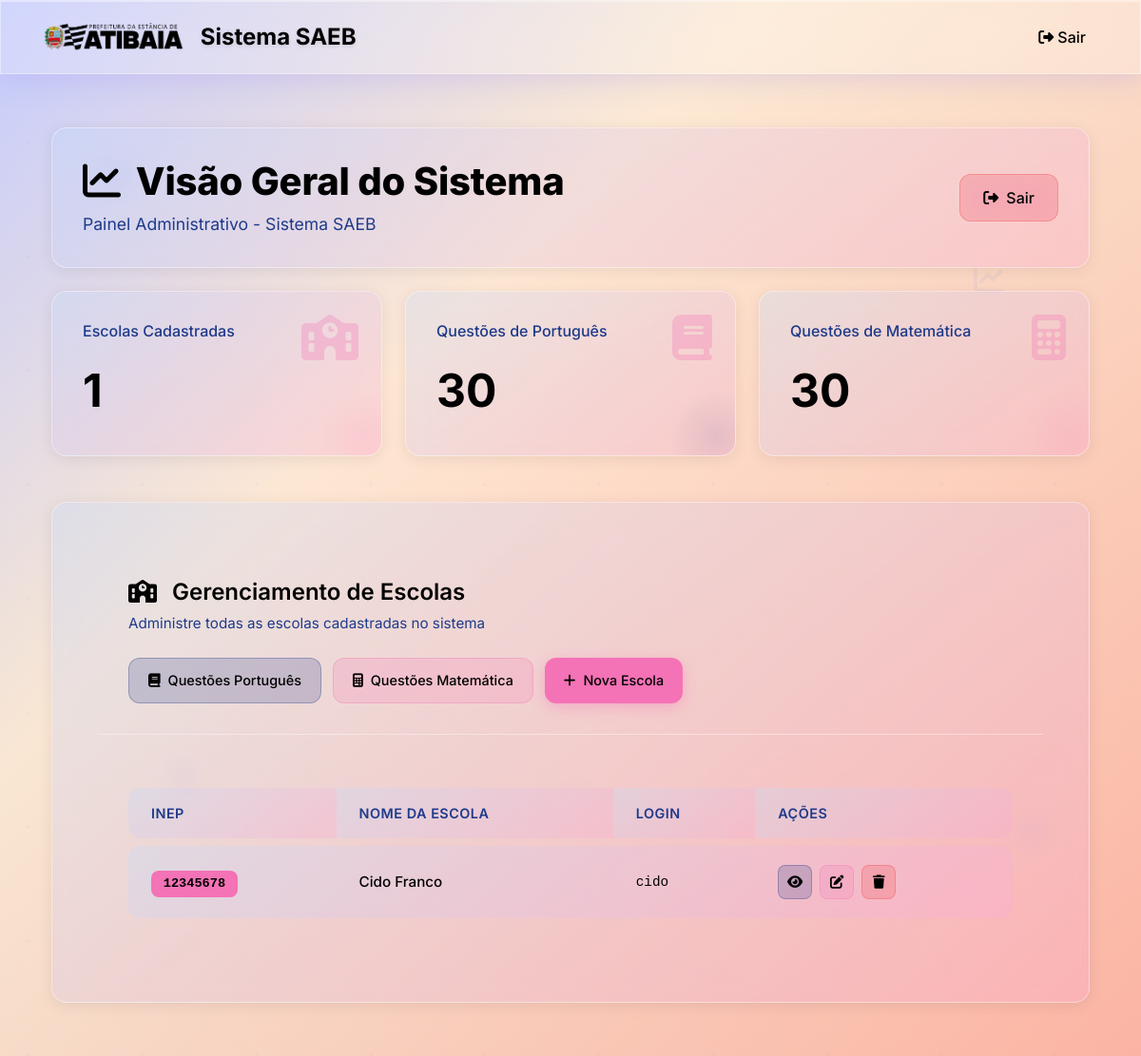
The page /admin/dashboard (signed in) on the database its author committed.
### main.py (models this page shows)
class School(Base):
    __tablename__ = "schools"
    id = Column(Integer, primary_key=True, index=True)
    inep_code = Column(String(8), unique=True, index=True)
    name = Column(String(100))
    address = Column(String(50))
    neighborhood = Column(String(50))
    cep = Column(String(8))
    phone = Column(String(20))
    principal = Column(String(50))
    email = Column(String(50))
    login = Column(String(20), unique=True)
    password_hash = Column(String(255))
    config = relationship("SimulationConfig", back_populates="school", uselist=False, cascade="all, delete-orphan")

### main.py (the view)
@app.get("/admin/dashboard", response_class=HTMLResponse, dependencies=[Depends(require_superuser)])
async def admin_dashboard(request: Request, db: Session = Depends(get_db)):
    schools = db.query(School).order_by(School.name).all()
    questions_count = { "portugues": db.query(Question).filter_by(subject="portugues").count(), "matematica": db.query(Question).filter_by(subject="matematica").count() }
    return templates.TemplateResponse("admin_dashboard.html", {"request": request, "schools": schools, "questions_count": questions_count, "title": "Dashboard Admin"})

### templates/admin_dashboard.html (shortened to what this page needs)
{% extends "base.html" %}
{% block content %}
<div class="container">
    <div class="content-card admin-header mb-4">
        <div class="d-flex justify-content-between flex-wrap flex-md-nowrap align-items-center">
            <div class="header-title">
                <h1 class="dashboard-title"><i class="fas fa-chart-line me-3"></i>Visão Geral do Sistema</h1>
                <p class="dashboard-subtitle text-secondary">Painel Administrativo - Sistema SAEB</p>
            </div>
            <a href="/logout" class="logout-btn"><i class="fas fa-sign-out-alt me-2"></i>Sair</a>
        </div>
    </div>
    <div class="row g-4 mb-5">
        <div class="col-md-4">
            <div class="stat-card schools-stat">
                <div class="stat-icon"><i class="fas fa-school"></i></div>
                <div class="stat-content">
                    <h5 class="stat-title text-secondary">Escolas Cadastradas</h5>
                    <p class="stat-number">{{ schools|length }}</p>
                </div>
                <div class="stat-decoration"></div>
            </div>
        </div>
        <div class="col-md-4">
            <div class="stat-card portuguese-stat">
                <div class="stat-icon"><i class="fas fa-book"></i></div>
                <div class="stat-content">
                    <h5 class="stat-title text-secondary">Questões de Português</h5>
                    <p class="stat-number">{{ questions_count.portugues }}</p>
                </div>
                <div class="stat-decoration"></div>
            </div>
        </div>
        <div class="col-md-4">
            <div class="stat-card math-stat">
                <div class="stat-icon"><i class="fas fa-calculator"></i></div>
                <div class="stat-content">
                    <h5 class="stat-title text-secondary">Questões de Matemática</h5>
                    <p class="stat-number">{{ questions_count.matematica }}</p>
                </div>
                <div class="stat-decoration"></div>
            </div>
        </div>
    </div>
    <div class="content-card schools-management">
        <div class="card-header-custom">
            <div class="header-left">
                <h4 class="section-title"><i class="fas fa-school me-3"></i>Gerenciamento de Escolas</h4>
                <p class="section-subtitle text-secondary">Administre todas as escolas cadastradas no sistema</p>
            </div>
            <div class="header-actions">
                <a href="/admin/questions?subject=portugues" class="action-btn portuguese-btn"><i class="fas fa-book me-2"></i>Questões Português</a>
                <a href="/admin/questions?subject=matematica" class="action-btn math-btn"><i class="fas fa-calculator me-2"></i>Questões Matemática</a>
                <button class="action-btn primary-btn" data-bs-toggle="modal" data-bs-target="#addSchoolModal"><i class="fas fa-plus me-2"></i>Nova Escola</button>
            </div>
        </div>
        <div class="table-container">
            <div class="table-responsive">
                <table class="custom-table">
                    <thead>
                        <tr>
                            <th>INEP</th>
                            <th>Nome da Escola</th>
                            <th>Login</th>
                            <th>Ações</th>
                        </tr>
                    </thead>
                    <tbody>
                        {% for school in schools %}
                        <tr class="table-row">
                            <td class="inep-cell"><span class="inep-code">{{ school.inep_code }}</span></td>
                            <td class="school-name-cell">{{ school.name }}</td>
                            <td class="login-cell">{{ school.login }}</td>
                            <td class="actions-cell">
                                <div class="action-buttons">
                                    <button class="btn-action btn-view view-school-btn" data-bs-toggle="modal" data-bs-target="#viewSchoolModal" data-name="{{ school.name }}" data-inep="{{ school.inep_code }}" data-address="{{ school.address }}" data-neighborhood="{{ school.neighborhood }}" data-cep="{{ school.cep }}" data-phone="{{ school.phone }}" data-principal="{{ school.principal }}" data-email="{{ school.email }}" title="Visualizar"><i class="fas fa-eye"></i></button>
                                    <a href="/admin/school/form/{{ school.id }}" class="btn-action btn-edit" title="Alterar"><i class="fas fa-edit"></i></a>
                                    <button class="btn-action btn-delete delete-btn" data-bs-toggle="modal" data-bs-target="#deleteConfirmModal" data-school-id="{{ school.id }}" data-school-name="{{ school.name }}" title="Excluir"><i class="fas fa-trash"></i></button>
                                </div>
                            </td>
                        </tr>
                        {% endfor %}
                    </tbody>
                </table>
            </div>
        </div>
    </div>
</div>
{% endblock %}

### templates/base.html (style rules this page uses)
:root { --primary-color: #667eea; --secondary-color: #764ba2; --accent-color: #f093fb; --light-accent: #c3cffe; --glass-bg: rgba(255, 255, 255, 0.15); --glass-border: rgba(255, 255, 255, 0.3); --text-primary: #2d3748; --text-secondary: #4a5568; --text-light: rgba(45, 55, 72, 0.8); }
* { margin: 0; padding: 0; box-sizing: border-box; }
body { background: linear-gradient(135deg, var(--light-accent) 0%, #ffecd2 35%, #fcb69f 100%); background-attachment: fixed; font-family: 'Inter', sans-serif; min-height: 100vh; position: relative; overflow-x: hidden; color: var(--text-primary); }
body::after { content: ''; position: fixed; top: 0; left: 0; width: 100%; height: 100%; background: linear-gradient(45deg, rgba(102, 126, 234, 0.05) 0%, rgba(240, 147, 251, 0.05) 50%, rgba(195, 207, 254, 0.05) 100%); pointer-events: none; z-index: -1; }
.content-card { padding: 3rem; border-radius: 24px; margin: 2rem 0; position: relative; overflow: hidden; transition: all 0.4s cubic-bezier(0.25, 0.46, 0.45, 0.94); background: rgba(255, 255, 255, 0.25); border: 1px solid rgba(255, 255, 255, 0.4); }
.content-card::before { content: ''; position: absolute; top: 0; left: -100%; width: 100%; height: 100%; background: linear-gradient(90deg, transparent, rgba(255, 255, 255, 0.2), transparent); transition: left 0.8s; }
.fade-in { animation: fadeIn 1s cubic-bezier(0.25, 0.46, 0.45, 0.94); }

### rows shown on the page
School: inep_code "12345678", name "Cido Franco", login "cido"

### other values the page prints
{{ schools|length }} "1"
{{ questions_count.portugues }} "30"
{{ questions_count.matematica }} "30"
